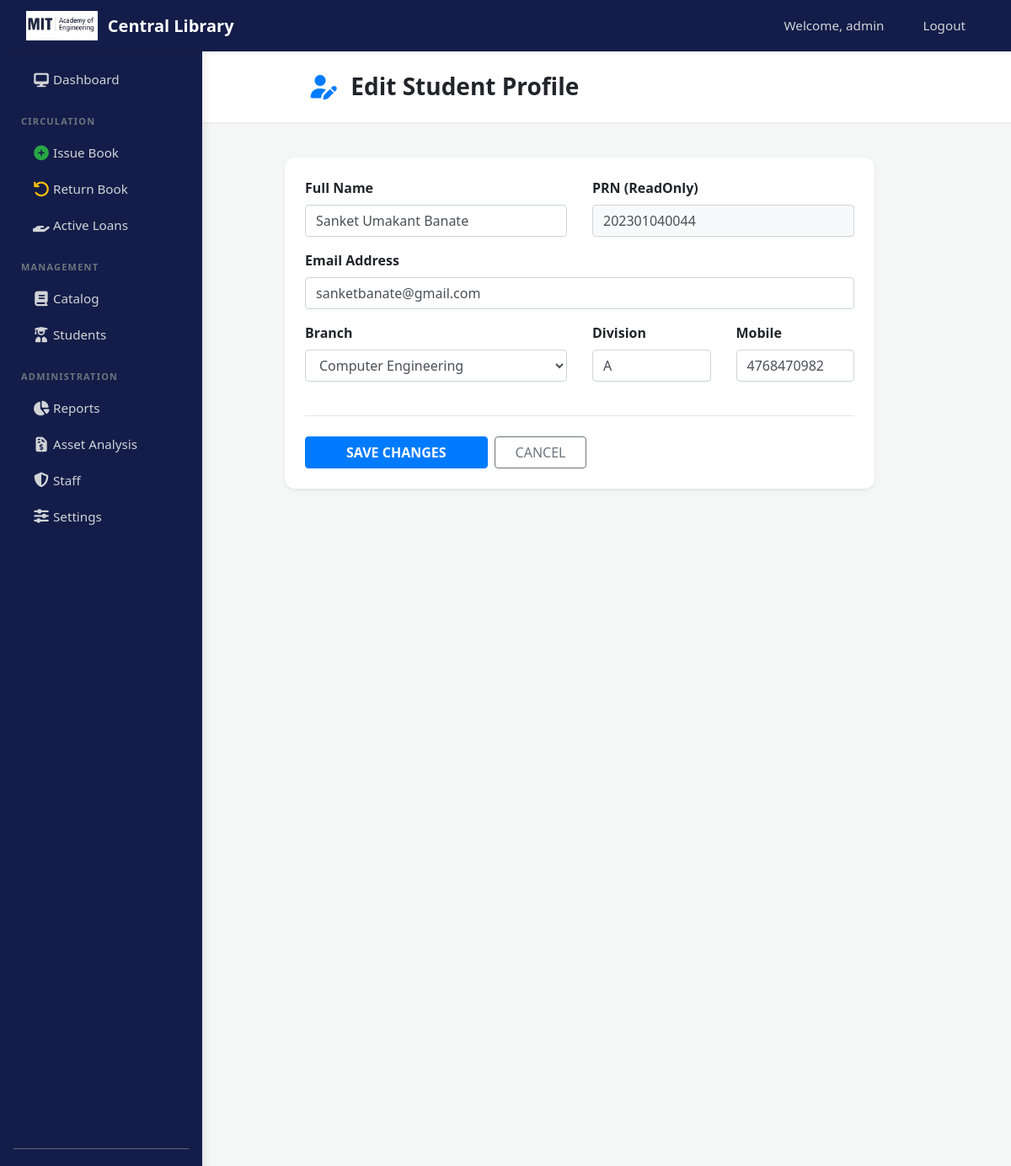
Page /admin/edit-user.php?id=8 (signed in) on the committed database.
### tables this page shows
CREATE TABLE `users` (
  `id` int(11) NOT NULL,
  `prn` varchar(20) NOT NULL,
  `name` varchar(50) NOT NULL,
  `email` varchar(100) NOT NULL,
  `password` varchar(255) NOT NULL,
  `mobile` varchar(15) NOT NULL,
  `branch` varchar(50) DEFAULT 'Computer Engineering',
  `division` char(1) DEFAULT NULL,
  `address` varchar(250) NOT NULL,
  `library_card_no` varchar(20) NOT NULL,
  `created_at` timestamp NOT NULL DEFAULT current_timestamp(),
  `updated_at` timestamp NOT NULL DEFAULT current_timestamp() ON UPDATE current_timestamp(),
  `reset_otp` varchar(10) DEFAULT NULL,
  `otp_expiry` datetime DEFAULT NULL
);

CREATE TABLE `settings` (
  `id` int(11) NOT NULL,
  `config_key` varchar(50) NOT NULL,
  `config_value` text NOT NULL
);

### admin/edit-user.php (the view, shortened to what this page needs)
<?php
require_once "../includes/header.php";
$id = mysqli_real_escape_string($connection, $_GET['id']);
$query = "SELECT * FROM users WHERE id = '$id'";
$res = mysqli_query($connection, $query);
$user = mysqli_fetch_assoc($res);
?>
<div class="main-wrapper">
    <?php include "../sidebar.php"; ?>
    <div class="content-area">
        <div class="sticky-header">
            <h3 class="m-0 ml-5 pl-5 font-weight-bold">
                <i class="fas fa-user-edit text-primary mr-2"></i> Edit Student Profile
            </h3>
        </div>
        <div class="main-content">
            <div class="card card-edit shadow-sm ml-5">
                <div class="card-body p-4">
                    <form method="POST">
                        <div class="row">
                            <div class="col-md-6 form-group">
                                <label class="font-weight-bold">Full Name</label>
                                <input type="text" name="name" class="form-control" value="<?php echo htmlspecialchars($user['name']); ?>" required>
                            </div>
                            <div class="col-md-6 form-group">
                                <label class="font-weight-bold">PRN (ReadOnly)</label>
                                <input type="text" class="form-control bg-light" value="<?php echo $user['prn']; ?>" readonly>
                            </div>
                        </div>
                        <div class="form-group">
                            <label class="font-weight-bold">Email Address</label>
                            <input type="email" name="email" class="form-control" value="<?php echo htmlspecialchars($user['email']); ?>" required>
                        </div>
                        <div class="row">
                            <div class="col-md-6 form-group">
                                <label class="font-weight-bold">Branch</label>
                                <select name="branch" class="form-control">
                                    <?php
                                    $branches = explode(',', mysqli_fetch_assoc(mysqli_query($connection, "SELECT config_value FROM settings WHERE config_key='branches'"))['config_value']);
                                    foreach($branches as $b) {
                                        $selected = ($user['branch'] == $b) ? "selected" : "";
                                        echo "<option value='$b' $selected>$b</option>";
                                    }
                                    ?>
                                </select>
                            </div>
                            <div class="col-md-3 form-group">
                                <label class="font-weight-bold">Division</label>
                                <input type="text" name="division" class="form-control" value="<?php echo $user['division']; ?>" maxlength="1">
                            </div>
                            <div class="col-md-3 form-group">
                                <label class="font-weight-bold">Mobile</label>
                                <input type="text" name="mobile" class="form-control" value="<?php echo $user['mobile']; ?>" required>
                            </div>
                        </div>
                        <hr class="my-4">
                        <div class="d-flex">
                            <button type="submit" name="update_user" class="btn btn-primary px-5 font-weight-bold mr-2">
                                SAVE CHANGES
                            </button>
                            <a href="manage-users.php" class="btn btn-outline-secondary px-4">CANCEL</a>
                        </div>
                    </form>
                </div>
            </div>
        </div>
    </div>
</div>
<?php include "../includes/footer.php"; ?>

### includes/header.php (style rules this page uses)
body { background-color: #f4f7f6; font-family: 'Segoe UI', Tahoma, Geneva, Verdana, sans-serif; }
.main-content { margin-left: 240px; padding: 30px; }

### admin/edit-user.php (style rules this page uses)
html, body { height: 100vh; overflow: hidden; background-color: #f4f7f6; }
.main-wrapper { display: flex; height: 100vh; width: 100vw; }
.content-area { flex-grow: 1; display: flex; flex-direction: column; overflow: hidden; margin-left: 10px; }
.sticky-header { background: white; border-bottom: 2px solid #eee; padding: 25px 30px; margin-left: 230px; flex-shrink: 0; }
.main-content { padding: 40px; flex-grow: 1; overflow-y: auto; }
.card-edit { border: none; border-radius: 12px; max-width: 700px; }

### rows in the picture
users: name "Sanket Umakant Banate", prn "202301040044", email "sanketbanate@gmail.com", division "A", mobile "4768470982"
settings: branch "Computer Engineering"

### other values in the picture
$_SESSION['username'] "admin"
